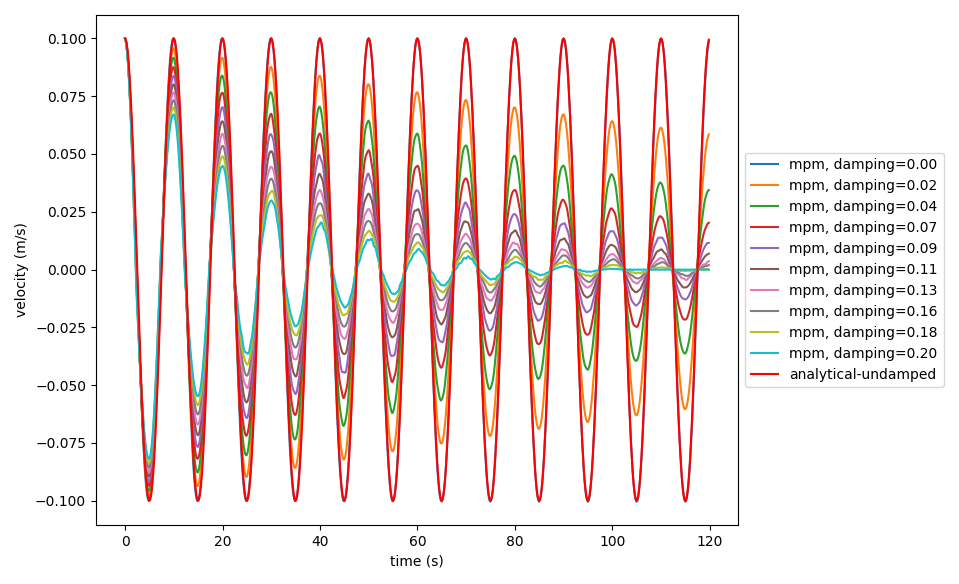

This chart was generated by the following Python code:
#!/usr/bin/env python3
# -*- coding: utf-8 -*-
"""
Purpose
-------
This example approximates the continuum 1D damped bar vibration problem using MPM.

Data
----
Created on Sat Mar 30 14:45:07 2023

Author
------
Fabricio Fernandez (<fabricio.hmf@gmail.com>)
"""

# include the modules' path to the current path
import sys
sys.path.append("..")

# external modules
import matplotlib.pyplot as plt # for plot
import numpy as np # for sin

# local modules
from modules import mesh # for mesh definition
from modules import material # for material definition
from modules import setup # for setup the problem
from modules import solver # for solving the problem in time

damping_serie = np.linspace(0, 0.2, 10)

for i in range(len(damping_serie)):

  # bar length
  L=25

  # number of elements
  nelements=15

  # create an 1D mesh
  msh = mesh.mesh_1D(L=L,nelem=nelements)

  # define a linear material 
  elastic = material.linear_elastic(E=100,density=1)

  # put particles in mesh element and set the material
  msh.put_particles_in_all_mesh_elements(ppelem=2,material=elastic)

  # setup the model
  msetup = setup.model_setup()
  msetup.interpolation_type="linear"
  msetup.integration_scheme="MUSL"
  msetup.time=120
  msetup.dt=0.35
  msetup.solution_particle=-1
  msetup.solution_field='velocity'
  msetup.damping_local_alpha=msetup.damping_local_alpha=damping_serie[i]

  # verify time step
  dt_critical=msh.elements[0].L/(elastic.E/elastic.density)**0.5
  msetup.dt = msetup.dt if msetup.dt < dt_critical else dt_critical

  # impose initial condition in particles
  vo=0.1
  b1=np.pi/2.0/L
  for ip in msh.particles:
    ip.velocity=vo*np.sin(b1*ip.position)

  # solve the problem in time
  solver.explicit_solution(msh,msetup)
      
  # plot mpm solution
  plt.plot(msetup.solution_array[0],msetup.solution_array[1],label=str('mpm, damping='+'{:.2f}'.format(damping_serie[i])))

# plot the analytical solution
from analitical_solutions import analitical_solution_continuum_bar_vibration as cbv
[anal_xt,anal_vt, anal_t] = cbv.continuum_bar_vibration_solution(L,elastic.E,elastic.density,msetup.time,msetup.dt,vo,msh.particles[msetup.solution_particle].position)
plt.plot(anal_t,anal_vt,'r',linewidth=1.5,label='analytical-undamped')

# configure axis, legends and show plot
plt.xlabel('time (s)')
plt.ylabel('velocity (m/s)')
plt.legend(loc='center left', bbox_to_anchor=(1.0, 0.5))
plt.show()
